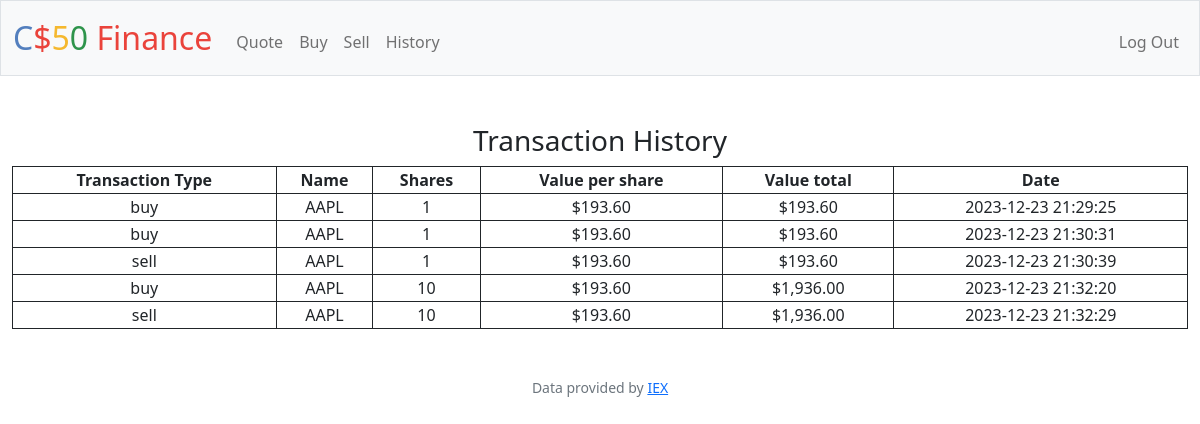
Page /history (signed in) on the committed database.
### tables this page shows
CREATE TABLE history (
    purchase_id INTEGER NOT NULL,
    user_id INTEGER,
    name TEXT NOT NULL,
    shares INTEGER NOT NULL,
    stock_price INTEGER NOT NULL,
    value INTEGER NOT NULL,
    time_stamp NUMBER NOT NULL,
    trans_type TEXT NOT NULL,
    PRIMARY KEY (purchase_id),
    FOREIGN KEY (user_id) REFERENCES users(id)
);

### app.py (the view)
@app.route("/history")
@login_required
def history():
    stocks_dict = db.execute(
        "SELECT name, shares ,stock_price, value, time_stamp, trans_type FROM history WHERE user_id = ?;",
        session["user_id"],
    )
    for stock_dict in stocks_dict:
        stock_dict["value"] = usd(stock_dict["value"])
        stock_dict["stock_price"] = usd(stock_dict["stock_price"])
    return render_template("history.html", stocks=stocks_dict)

### app.py (called while the page is built)
@app.after_request
def after_request(response):
    response.headers["Cache-Control"] = "no-cache, no-store, must-revalidate"
    response.headers["Expires"] = 0
    response.headers["Pragma"] = "no-cache"
    return response

### helpers.py (called while the page is built)
def login_required(f):
    @wraps(f)
    def decorated_function(*args, **kwargs):
        if session.get("user_id") is None:
            return redirect("/login")
        return f(*args, **kwargs)
    return decorated_function

def usd(value):
    return f"${value:,.2f}"

### templates/history.html
{% extends "layout.html" %}
{% block main %}
    <h3>Transaction History</h3>
    <table width="100%">
        <thead>
            <th>Transaction Type</th>
            <th>Name</th>
            <th>Shares</th>
            <th>Value per share</th>
            <th>Value total</th>
            <th>Date</th>
        </thead>
        <tbody>
            {% for stock in stocks %}
                <tr>
                    <td>{{ stock.trans_type }}</td>
                    <td>{{ stock.name }}</td>
                    <td>{{ stock.shares }}</td>
                    <td>{{ stock.stock_price }}</td>
                    <td>{{ stock.value }}</td>
                    <td>{{ stock.time_stamp }}</td>
                </tr>
            {% endfor %}
        </tbody>
    </table>
{% endblock %}

### static/styles.css (style rules this page uses)
table,th, tr ,td { border: 1px solid; align: "center"; width: "100%"; }

### rows in the picture
history: trans_type "buy", name "AAPL", shares "1", stock_price "$193.60", value "$193.60", time_stamp "2023-12-23 21:29:25"
history: trans_type "buy", name "AAPL", shares "1", stock_price "$193.60", value "$193.60", time_stamp "2023-12-23 21:30:31"
history: trans_type "sell", name "AAPL", shares "1", stock_price "$193.60", value "$193.60", time_stamp "2023-12-23 21:30:39"
history: trans_type "buy", name "AAPL", shares "10", stock_price "$193.60", value "$1,936.00", time_stamp "2023-12-23 21:32:20"
history: trans_type "sell", name "AAPL", shares "10", stock_price "$193.60", value "$1,936.00", time_stamp "2023-12-23 21:32:29"
